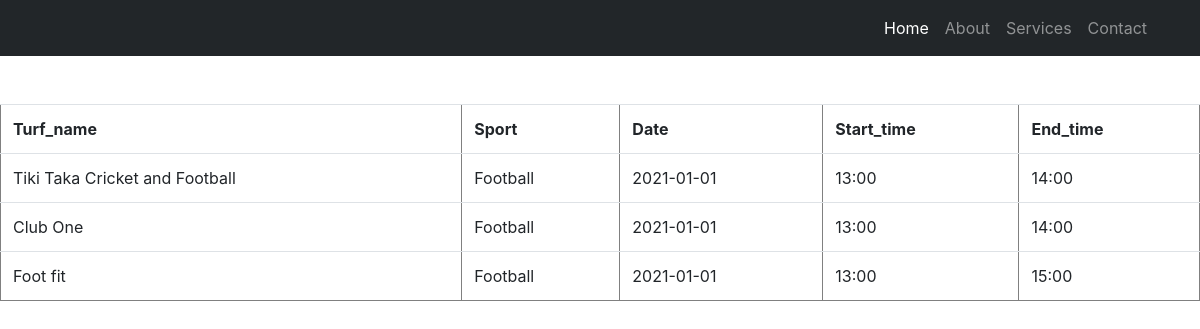
The page /turf/bookings (signed in) on the database its author committed.
### turf/models.py (models this page shows, shortened)
class Booking_slot3(models.Model):
    user=models.ForeignKey(User,on_delete=models.CASCADE)
    t_name=models.CharField(max_length=100)
    date=models.CharField(max_length=100)
    s_time=models.CharField(max_length=100)
    e_time=models.CharField(max_length=100)
    total = models.CharField(max_length=100)
    s_type=models.CharField(max_length=50)

### turf/views.py (the view)
# urls.py: path('bookings',views.bookings,name='bookings'),
def bookings(request):
    b=Booking_slot3.objects.filter(user=request.user.id)
    return render(request,'bookings.html',{'b':b})

### templates/bookings.html (shortened to what this page needs)
{%load static%}
<!DOCTYPE html>
<html lang="en">
<head>
    <link rel="stylesheet" href="https://cdn.jsdelivr.net/npm/bootstrap@4.6.0/dist/css/bootstrap.min.css"
>
<link href="{% static 'css/nav.css'%}" rel="stylesheet" type="text/css">
</head>
<body>
<nav class="navbar navbar-expand-lg navbar-dark navbar-custom fixed-top">
    <div class="container">
        <div class="collapse navbar-collapse" id="navbarResponsive">
            <ul class="navbar-nav ml-auto">
                <li class="nav-item active">
                    <a class="nav-link" href="http://127.0.0.1:8000/">Home
                    </a>
                </li>
                <li class="nav-item">
                    <a class="nav-link" href="#">About</a>
                </li>
                <li class="nav-item">
                    <a class="nav-link" href="#">Services</a>
                </li>
                <li class="nav-item">
                    <a class="nav-link" href="#">Contact</a>
                </li>
            </ul>
        </div>
    </div>
</nav><br><br>
<table border="1" class="table">
    <tr>
        <th>Turf_name</th>
        <th>Sport</th>
        <th>Date</th>
        <th>Start_time</th>
        <th>End_time</th>
    </tr>
    {%for i in b%}
    <tr>
        <td>{{i.t_name}}</td>
        <td>{{i.s_type}}</td>
        <td>{{i.date}}</td>
        <td>{{i.s_time}}</td>
        <td>{{i.e_time}}</td>
    </tr>
    {%endfor%}
</table>
</body>
</html>

### static/css/nav.css (style rules this page uses)
* { margin: 0; padding: 0; list-style-type:none; }

### templates/bookings.html (style rules this page uses)
.navbar-custom { background-color:#222629 }
body { padding-top:56px; }

### rows shown on the page
Booking_slot3: t_name "Tiki Taka Cricket and Football", s_type "Football", date "2021-01-01", s_time "13:00", e_time "14:00"
Booking_slot3: t_name "Club One", s_type "Football", date "2021-01-01", s_time "13:00", e_time "14:00"
Booking_slot3: t_name "Foot fit", s_type "Football", date "2021-01-01", s_time "13:00", e_time "15:00"
